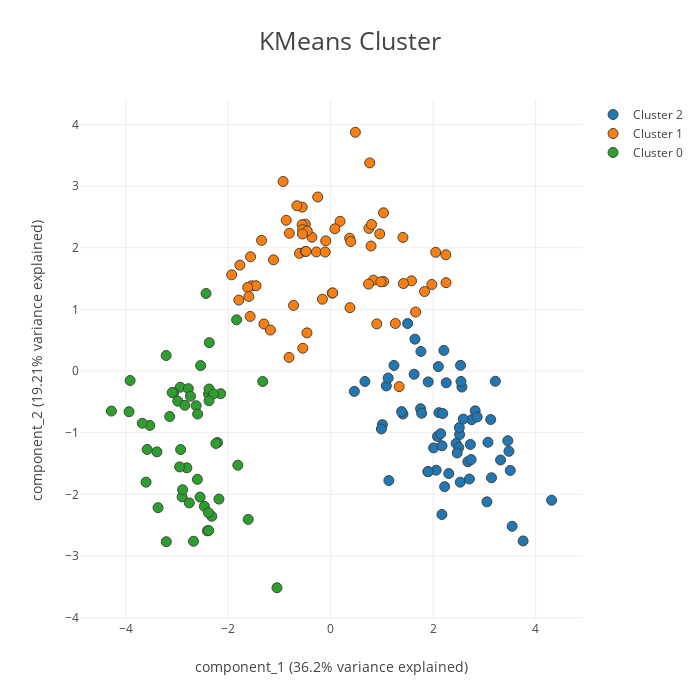

Notebook code for this chart:
### Code cell
# OLD
# cluster(df, target='Target')
